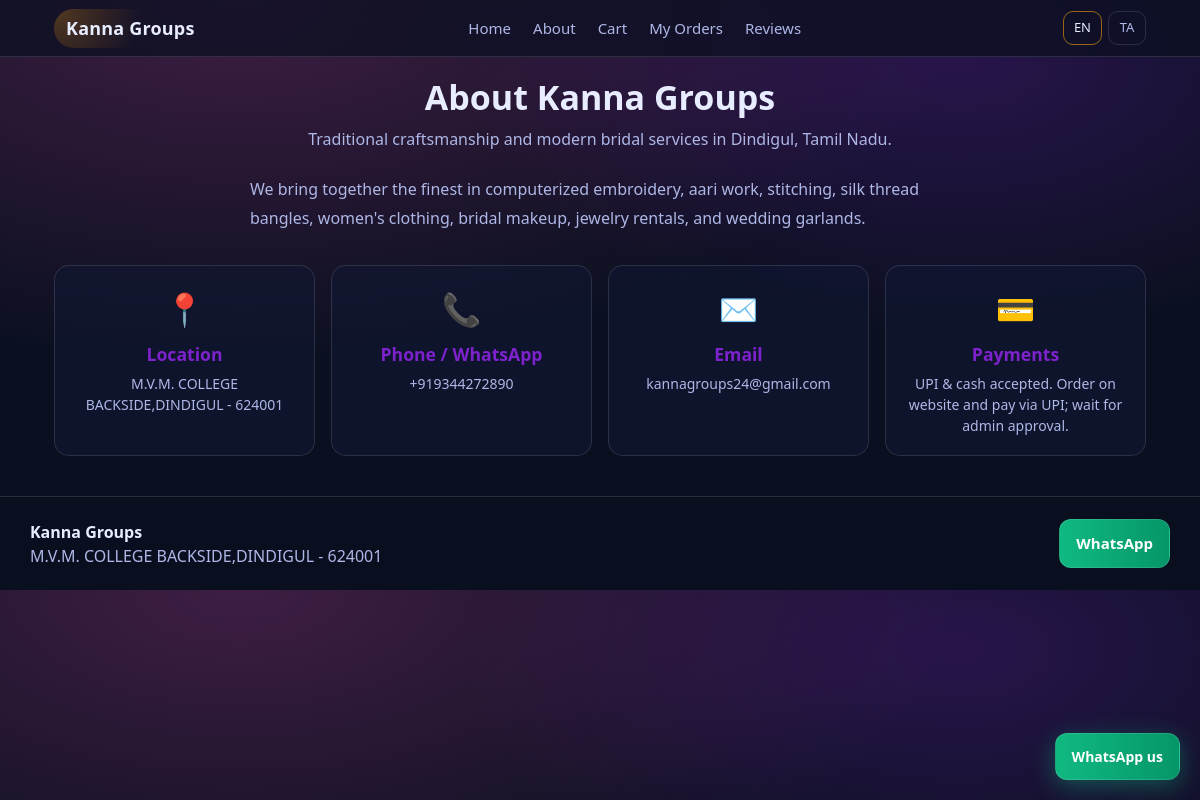
/about, run on the app's committed database.
### app/models.py (models this page shows, shortened)
class Setting(db.Model):
    __tablename__ = "setting"
    id = db.Column(db.Integer, primary_key=True)
    key = db.Column(db.String(64), unique=True, nullable=False, index=True)
    value = db.Column(db.Text, nullable=False)

### app/routes/public.py (the view)
@bp.get("/about")
def about():
    return render_template(
        "shop/about.html",
        lang=_lang(),
        business_name=get_setting("business_name", "Kanna Groups"),
        whatsapp=get_setting("whatsapp_number", "+919344272890"),
        location=get_setting("location", ""),
        email=get_setting("email", ""),
    )

### app/models.py (called while the page is built)
def get_setting(key: str, default: str = "") -> str:
    s = Setting.query.filter_by(key=key).first()
    return s.value if s else default

### app/routes/public.py (called while the page is built)
def _lang() -> str:
    lang = request.args.get("lang", "en").lower()
    return "ta" if lang == "ta" else "en"

### app/templates/shop/about.html (shortened to what this page needs)
{% extends "base.html" %}
{% block content %}
  <div class="page-header about-hero">
    <h1>{{ 'About Kanna Groups' if lang=='en' else 'கண்ணா குழு பற்றி' }}</h1>
    <p class="muted">{{ 'Traditional craftsmanship and modern bridal services in Dindigul, Tamil Nadu.' if lang=='en' else 'திண்டுக்கல், தமிழ்நாட்டில் பாரம்பரிய கைவினை மற்றும் நவீன மணமகள் சேவைகள்.' }}</p>
  </div>
  <p class="about-text">{{ 'We bring together the finest in computerized embroidery, aari work, stitching, silk thread bangles, women\'s clothing, bridal makeup, jewelry rentals, and wedding garlands.' if lang=='en' else 'கம்ப்யூட்டர் எம்பிராய்டரி, ஆரி வேலை, தையல், சில்க் நூல் வளையல்கள், மகளிர் உடைகள், மணமகள் மேக்கப், நகை வாடகை மற்றும் திருமண மாலைகள்.' }}</p>
  <div class="about-cards">
    <div class="about-card">
      <div class="about-icon">📍</div>
      <h3>{{ 'Location' if lang=='en' else 'இடம்' }}</h3>
      <p>{{ location or 'Dindigul, Tamil Nadu, India' }}</p>
    </div>
    <div class="about-card">
      <div class="about-icon">📞</div>
      <h3>{{ 'Phone / WhatsApp' if lang=='en' else 'போன் / WhatsApp' }}</h3>
      <p>{% if whatsapp %}<a href="https://wa.me/{{ whatsapp | replace('+','') }}">{{ whatsapp }}</a>{% else %}—{% endif %}</p>
    </div>
    <div class="about-card">
      <div class="about-icon">✉️</div>
      <h3>{{ 'Email' if lang=='en' else 'மின்னஞ்சல்' }}</h3>
      <p>{% if email %}<a href="mailto:{{ email }}">{{ email }}</a>{% else %}—{% endif %}</p>
    </div>
    <div class="about-card">
      <div class="about-icon">💳</div>
      <h3>{{ 'Payments' if lang=='en' else 'பணம் செலுத்துதல்' }}</h3>
      <p>{{ 'UPI & cash accepted. Order on website and pay via UPI; wait for admin approval.' if lang=='en' else 'UPI மற்றும் பணம் ஏற்றுக்கொள்ளப்படுகிறது.' }}</p>
    </div>
  </div>
{% endblock %}

### app/templates/base.html (shortened to what this page needs)
<!doctype html>
<html lang="{{ 'ta' if lang == 'ta' else 'en' }}">
  <head>
    <link rel="stylesheet" href="{{ url_for('static', filename='css/styles.css') }}" />
  </head>
  <body>
    <header class="topbar">
      <div class="container topbar-inner">
        <a class="brand" href="{{ url_for('public.home', lang=lang) }}">{{ business_name or "Kanna Groups" }}</a>
        <nav class="nav" id="mainNav">
          <a href="{{ url_for('public.home', lang=lang) }}">{{ 'Home' if lang=='en' else 'முகப்பு' }}</a>
          <a href="{{ url_for('public.about', lang=lang) }}">{{ 'About' if lang=='en' else 'எங்களைப் பற்றி' }}</a>
          <a href="{{ url_for('public.cart_page', lang=lang) }}">{{ 'Cart' if lang=='en' else 'கார்ட்' }}{% if cart_count %}<span class="cart-badge">{{ cart_count }}</span>{% endif %}</a>
          <a href="{{ url_for('public.my_orders', lang=lang) }}">{{ 'My Orders' if lang=='en' else 'என் ஆர்டர்கள்' }}</a>
          <a href="{{ url_for('public.reviews_page', lang=lang) }}">{{ 'Reviews' if lang=='en' else 'ரிவியூக்கள்' }}</a>
        </nav>
        <div class="lang lang-desktop">
          <a class="{{ 'active' if lang=='en' else '' }}" href="{{ request.path }}?lang=en">EN</a>
          <a class="{{ 'active' if lang=='ta' else '' }}" href="{{ request.path }}?lang=ta">TA</a>
        </div>
      </div>
    </header>
    <main class="container">
      {% block content %}{% endblock %}
    </main>
    <footer class="footer" id="contact">
      <div class="container footer-inner">
        <div>
          <div class="footer-title">{{ business_name or "Kanna Groups" }}</div>
          <div class="muted">{{ location or '' }}</div>
        </div>
        {% if whatsapp %}
          <a class="btn btn-whatsapp" href="https://wa.me/{{ whatsapp | replace('+','') }}" target="_blank" rel="noreferrer">
            WhatsApp
          </a>
        {% endif %}
      </div>
    </footer>
    {% if whatsapp %}
      <div class="floating-wa">
        <a class="btn btn-whatsapp" href="https://wa.me/{{ whatsapp | replace('+','') }}" target="_blank" rel="noreferrer">
          {{ 'WhatsApp us' if lang=='en' else 'WhatsApp-ல் தொடர்பு' }}
        </a>
      </div>
    {% endif %}
  </body>
</html>

### app/static/css/styles.css (style rules this page uses)
:root { --bg:#0b1020; --card:#111836; --text:#e8ecff; --muted:#aeb7e6; --border:rgba(255,255,255,.12); --accent1:#d946b0; --accent2:#7e22ce; --gold:#f59e0b; --white:#ffffff; --coral:#fb7185; --radius-sm:10px; --radius-md:14px; --radius-lg:18px; --transition-fast:.16s ease; --transition-med:.25s ease; }
* { box-sizing:border-box;margin:0;padding:0 }
html { -webkit-text-size-adjust:100%;scroll-behavior:smooth }
body { font-family: 'Segoe UI', system-ui, -apple-system, Roboto, 'Noto Sans', 'Liberation Sans', sans-serif; background: radial-gradient(1200px 600px at 20% 0%, rgba(217,70,176,.25), transparent 60%), radial-gradient(900px 500px at 80% 10%, rgba(126,34,206,.25), transparent 55%), var(--bg); color:var(--text); line-height:1.5; overflow-x:hidden; -webkit-font-smoothing:antialiased; }
a { color:inherit;text-decoration:none }
.container { width:100%; max-width:1100px; margin:0 auto; padding:0 clamp(12px, 3vw, 24px); }
.topbar { position:sticky; top:0; backdrop-filter:blur(14px); -webkit-backdrop-filter:blur(14px); background:rgba(11,16,32,.72); border-bottom:1px solid var(--border); z-index:100; }
.topbar-inner { display:flex; align-items:center; gap:12px; justify-content:space-between; min-height:56px; }
.brand { font-weight:800; font-size:clamp(15px, 3.5vw, 18px); letter-spacing:.2px; padding:6px 12px; border-radius:999px; background:radial-gradient(circle at 0 0, rgba(245,158,11,.28), transparent 55%); white-space:nowrap; flex-shrink:0; }
.nav { display:flex;gap:clamp(8px, 1.5vw, 14px);align-items:center }
.nav a { color:var(--muted); font-size:clamp(13px, 1.6vw, 15px); padding:6px 4px; white-space:nowrap; transition:color var(--transition-fast); }
.lang { display:flex;gap:6px;align-items:center;flex-shrink:0 }
.lang a { padding:6px 10px; border:1px solid var(--border); border-radius:var(--radius-sm); color:var(--muted); font-size:13px; min-width:38px; text-align:center; transition:all var(--transition-fast); }
.lang a.active { border-color:rgba(245,158,11,.6);color:var(--text) }
.lang-desktop { display:flex }
h1 { margin:0 0 10px;font-size:clamp(22px, 4vw, 34px);line-height:1.18 }
.muted { color:var(--muted) }
.btn { display:inline-flex; align-items:center; justify-content:center; gap:8px; padding:clamp(10px, 1.5vw, 12px) clamp(12px, 2vw, 16px); border-radius:12px; border:1px solid rgba(255,255,255,.12); background:linear-gradient(90deg, var(--accent1), var(--accent2)); color:var(--white); font-weight:700; font-size:clamp(13px, 1.6vw, 15px); cursor:pointer; min-height:44px; transition:filter var(--transition-fast), transform var(--transition-fast); white-space:nowrap; }
.btn-whatsapp { background:linear-gradient(90deg, #10b981, #059669) }
.page-header { margin:clamp(12px, 2vw, 20px) 0 }
.footer { margin-top:40px;border-top:1px solid var(--border);background:rgba(11,16,32,.6) }
.footer-inner { display:flex; justify-content:space-between; align-items:center; gap:12px; padding:clamp(14px, 2.5vw, 22px) 0; flex-wrap:wrap; }
.footer-title { font-weight:800;font-size:clamp(14px, 1.8vw, 16px) }
.floating-wa { position:fixed; right:clamp(12px, 2vw, 20px); bottom:clamp(12px, 2vw, 20px); z-index:40; }
.floating-wa .btn { box-shadow:0 6px 24px rgba(16,185,129,.4); font-size:clamp(12px, 1.5vw, 14px); }
.about-hero { text-align:center;margin-bottom:1.5rem }
.about-text { max-width:700px;margin:0 auto 2rem;line-height:1.8;color:var(--muted);font-size:clamp(14px, 1.6vw, 16px) }
.about-cards { display:grid;grid-template-columns:repeat(auto-fit, minmax(180px, 1fr));gap:1rem;margin-top:1.5rem }
.about-card { background:rgba(17,24,54,.5);border:1px solid var(--border);border-radius:15px;padding:clamp(14px, 2vw, 1.2rem);text-align:center }
.about-icon { font-size:2rem;margin-bottom:8px }
.about-card h3 { font-size:clamp(0.95rem, 1.5vw, 1.1rem);margin:0 0 6px;color:var(--accent2) }
.about-card p { margin:0;font-size:clamp(13px, 1.5vw, 14px);color:var(--muted);word-break:break-word }
@media (min-width:1200px) { .container { max-width:1140px } }

### data on the page
Setting: value "Kanna Groups"
Setting: key "Location", value "M.V.M. COLLEGE BACKSIDE,DINDIGUL - 624001"
Setting: value "+919344272890"
Setting: key "Email", value "kannagroups24@gmail.com"

### other printed values
{{ 'Home' if lang=='en' else 'முகப்பு' }} "Home"
{{ 'About' if lang=='en' else 'எங்களைப் பற்றி' }} "About"
{{ 'Cart' if lang=='en' else 'கார்ட்' }} "Cart"
{{ 'My Orders' if lang=='en' else 'என் ஆர்டர்கள்' }} "My Orders"
{{ 'Reviews' if lang=='en' else 'ரிவியூக்கள்' }} "Reviews"
{{ 'About Kanna Groups' if lang=='en' else 'கண்ணா குழு பற்றி' }} "About Kanna Groups"
{{ 'Phone / WhatsApp' if lang=='en' else 'போன் / WhatsApp' }} "Phone / WhatsApp"
{{ 'Payments' if lang=='en' else 'பணம் செலுத்துதல்' }} "Payments"
{{ 'WhatsApp us' if lang=='en' else 'WhatsApp-ல் தொடர்பு' }} "WhatsApp us"
